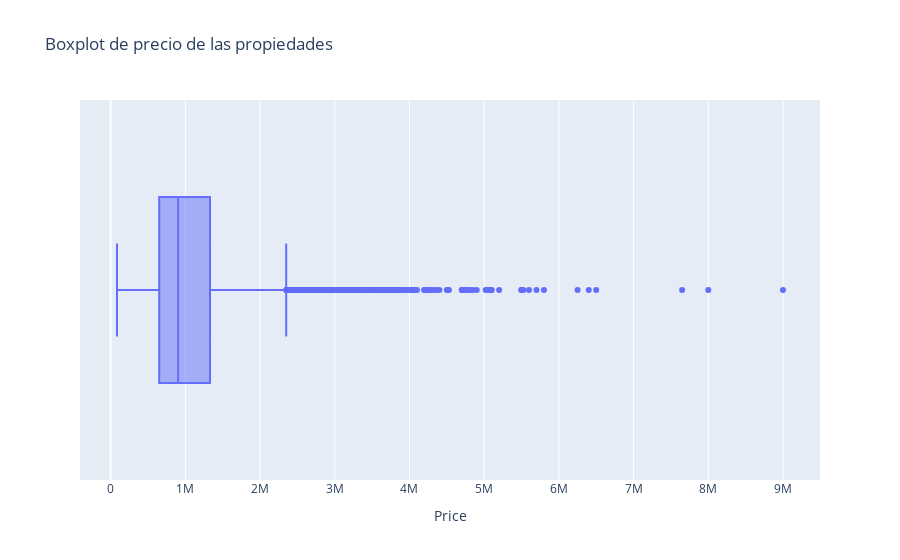
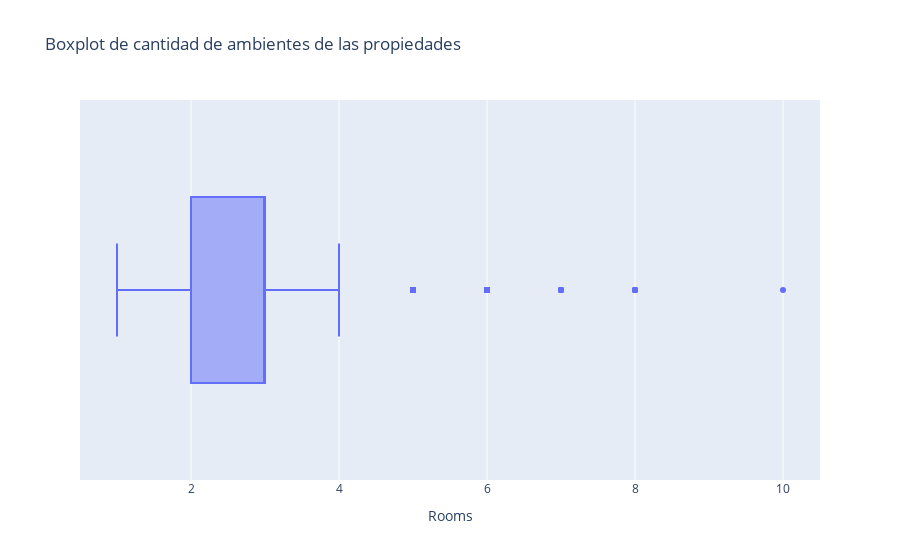

The notebook cell these images were saved under, in order:
### Code cell
#Boxplot para profile_age
fig1 = px.box(melb_limpio, x='Price', title='Boxplot de precio de las propiedades')
fig2 = px.box(melb_limpio, x = 'Rooms', title = 'Boxplot de cantidad de ambientes de las propiedades')

fig1.show()
fig2.show()

### Figure 1 — Plotly figure (JSON) as saved in the notebook; plotly's stock layout.template omitted (floating-point values rounded to 4 significant figures; data arrays with more than 128 entries replaced by an {"elided": "..."} marker saying what was removed)
{"data": [{"alignmentgroup": "True", "hovertemplate": "Price=%{x}<extra></extra>", "legendgroup": "", "marker": {"color": "#636efa"}, "name": "", "notched": false, "offsetgroup": "", "orientation": "h", "showlegend": false, "type": "box", "x": {"elided": "13580 int values"}, "x0": " ", "xaxis": "x", "y0": " ", "yaxis": "y"}], "layout": {"boxmode": "group", "legend": {"tracegroupgap": 0}, "title": {"text": "Boxplot de precio de las propiedades"}, "xaxis": {"anchor": "y", "domain": [0, 1], "title": {"text": "Price"}}, "yaxis": {"anchor": "x", "domain": [0, 1]}}}

### Figure 2 — Plotly figure (JSON) as saved in the notebook; plotly's stock layout.template omitted (floating-point values rounded to 4 significant figures; data arrays with more than 128 entries replaced by an {"elided": "..."} marker saying what was removed)
{"data": [{"alignmentgroup": "True", "hovertemplate": "Rooms=%{x}<extra></extra>", "legendgroup": "", "marker": {"color": "#636efa"}, "name": "", "notched": false, "offsetgroup": "", "orientation": "h", "showlegend": false, "type": "box", "x": {"elided": "13580 int values"}, "x0": " ", "xaxis": "x", "y0": " ", "yaxis": "y"}], "layout": {"boxmode": "group", "legend": {"tracegroupgap": 0}, "title": {"text": "Boxplot de cantidad de ambientes de las propiedades"}, "xaxis": {"anchor": "y", "domain": [0, 1], "title": {"text": "Rooms"}}, "yaxis": {"anchor": "x", "domain": [0, 1]}}}
